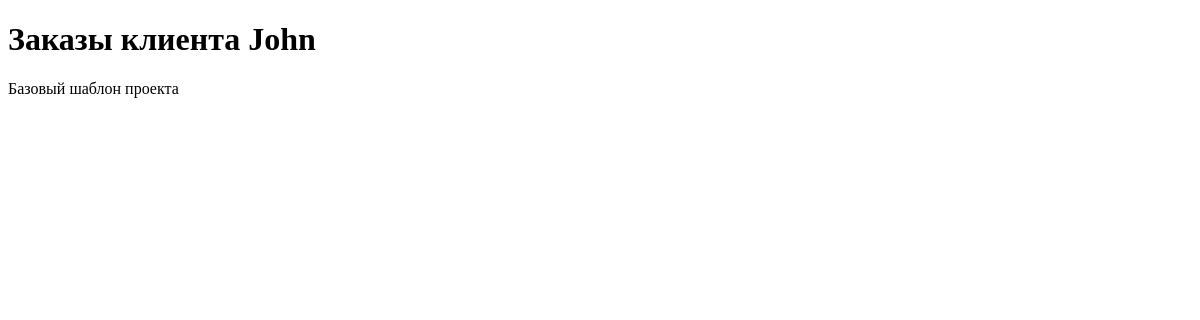
The page /dz3/customer_orders/2/ on the database as committed earlier.
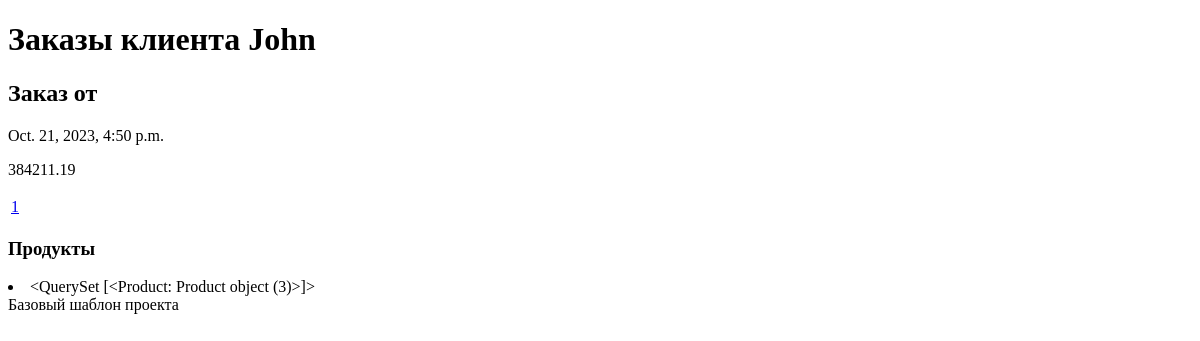
The same page on the database as committed later.
### myapp/models.py (models this page shows, shortened)
class Сustomer(models.Model):
    name = models.CharField(max_length=100)
    email = models.EmailField()
    phone = models.CharField(max_length=12)
    adr = models.CharField(max_length=150)
    date = models.DateField()

class Order(models.Model):
    customer = models.ForeignKey(Сustomer, on_delete=models.CASCADE)
    products = models.ManyToManyField(Product)
    amount = models.DecimalField(max_digits=8, decimal_places=2)
    date = models.DateTimeField(auto_now_add=True)

class Product(models.Model):
    name = models.CharField(max_length=100)
    description = models.TextField()
    price = models.DecimalField(max_digits=8, decimal_places=2)
    count = models.IntegerField()
    date = models.DateField()

### myapp/views.py (the view)
# urls.py: path('customer_orders/<int:customer_id>/', customer_orders, name='customer_orders'),
def customer_orders(request, customer_id):
    today = date.today()
    seven_day_before = today - timedelta(days=7)
    products = []
    customer = get_object_or_404(Сustomer, pk=customer_id)
    orders = Order.objects.filter(customer=customer).all()
    for order in orders:
        products.append(order.products.all())
        logger.info(f' {order=}')
    products.reverse()
    return render(request, 'myapp/customer_orders.html', {'customer': customer, 'orders': orders, 'products': products})

### myapp/templates/myapp/customer_orders.html (shortened to what this page needs)
{% extends 'base.html' %}
{% block content %}
    <h1>Заказы клиента {{ customer.name }}</h1>
    {% for order in orders %}
        <h2>Заказ от </h2>
        <p>{{ order.date }}</p>
        <p>{{ order.amount }}</p>
    <table>
        {% for order in orders %}
            <tr>
                <td><a href="{% url 'order_full' order.id %}">{{ order.id }}</a>
            </tr>
        {% endfor %}
    </table>
                <h3>Продукты</h3>
                 {% for i in products %}
                <li>{{ i }}</li>
                {% endfor %}
    {% endfor %}
{% endblock %}

### templates/base.html (shortened to what this page needs)
<!DOCTYPE html>
<html lang="en">
<head>
</head>
<body>
    {% block content %}{% endblock %}
<footer> Базовый шаблон проекта </footer>
</body>
</html>

Rows that differ between the two databases and show on the page:
added Order: date "Oct. 21, 2023, 4:50 p.m.", amount "384211.19", id "1"
now on this page (row unchanged): Product: products "<QuerySet [<Product: Product object (3)>]>"
